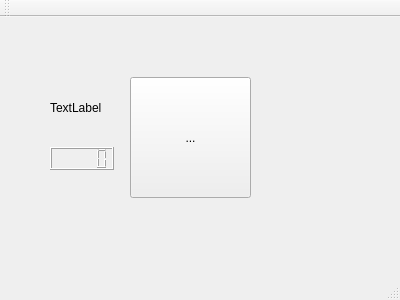
<?xml version="1.0" encoding="UTF-8"?>
<ui version="4.0">
 <class>MainWindow</class>
 <widget class="QMainWindow" name="MainWindow">
  <property name="geometry">
   <rect>
    <x>0</x>
    <y>0</y>
    <width>400</width>
    <height>300</height>
   </rect>
  </property>
  <property name="windowTitle">
   <string>MainWindow</string>
  </property>
  <widget class="QWidget" name="centralWidget">
   <widget class="QLabel" name="label">
    <property name="geometry">
     <rect>
      <x>50</x>
      <y>50</y>
      <width>71</width>
      <height>81</height>
     </rect>
    </property>
    <property name="text">
     <string>TextLabel</string>
    </property>
   </widget>
   <widget class="QLCDNumber" name="lcdNumber">
    <property name="geometry">
     <rect>
      <x>50</x>
      <y>130</y>
      <width>64</width>
      <height>23</height>
     </rect>
    </property>
    <property name="mode">
     <enum>QLCDNumber::Dec</enum>
    </property>
   </widget>
   <widget class="QLabel" name="label_2">
    <property name="geometry">
     <rect>
      <x>160</x>
      <y>80</y>
      <width>54</width>
      <height>21</height>
     </rect>
    </property>
    <property name="text">
     <string>TextLabel</string>
    </property>
   </widget>
   <widget class="QLCDNumber" name="lcdNumber_2">
    <property name="geometry">
     <rect>
      <x>160</x>
      <y>130</y>
      <width>64</width>
      <height>23</height>
     </rect>
    </property>
   </widget>
   <widget class="QToolButton" name="toolButton">
    <property name="geometry">
     <rect>
      <x>130</x>
      <y>60</y>
      <width>121</width>
      <height>121</height>
     </rect>
    </property>
    <property name="styleSheet">
     <string notr="true">border-image: url(:/images/newPos);</string>
    </property>
    <property name="text">
     <string>...</string>
    </property>
   </widget>
  </widget>
  <widget class="QMenuBar" name="menuBar">
   <property name="geometry">
    <rect>
     <x>0</x>
     <y>0</y>
     <width>400</width>
     <height>23</height>
    </rect>
   </property>
  </widget>
  <widget class="QToolBar" name="mainToolBar">
   <attribute name="toolBarArea">
    <enum>TopToolBarArea</enum>
   </attribute>
   <attribute name="toolBarBreak">
    <bool>false</bool>
   </attribute>
  </widget>
  <widget class="QStatusBar" name="statusBar"/>
 </widget>
 <layoutdefault spacing="6" margin="11"/>
 <resources/>
 <connections/>
</ui>
